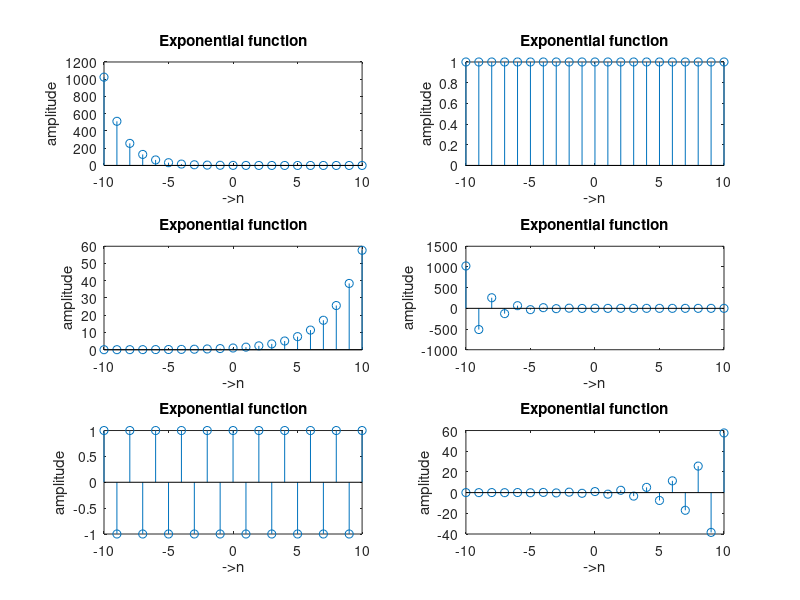

Write MATLAB code to recreate this figure.
n = -10 : 1 : 10;

subplot(3, 2, 1);
a = 0.5;
y = a.^n;
stem(n, y);
xlabel("->n");
ylabel("amplitude");
title("Exponential function");

subplot(3, 2, 4);
a = -0.5;
y = a.^n;
stem(n, y);
xlabel("->n");
ylabel("amplitude");
title("Exponential function");

subplot(3, 2, 3);
a = 1.5;
y = a.^n;
stem(n, y);
xlabel("->n");
ylabel("amplitude");
title("Exponential function");

subplot(3, 2, 6);
a = -1.5;
y = a.^n;
stem(n, y);
xlabel("->n");
ylabel("amplitude");
title("Exponential function");

subplot(3, 2, 2);
a = 1;
y = a.^n;
stem(n, y);
xlabel("->n");
ylabel("amplitude");
title("Exponential function");

subplot(3, 2, 5);
a = -1;
y = a.^n;
stem(n, y);
xlabel("->n");
ylabel("amplitude");
title("Exponential function");
